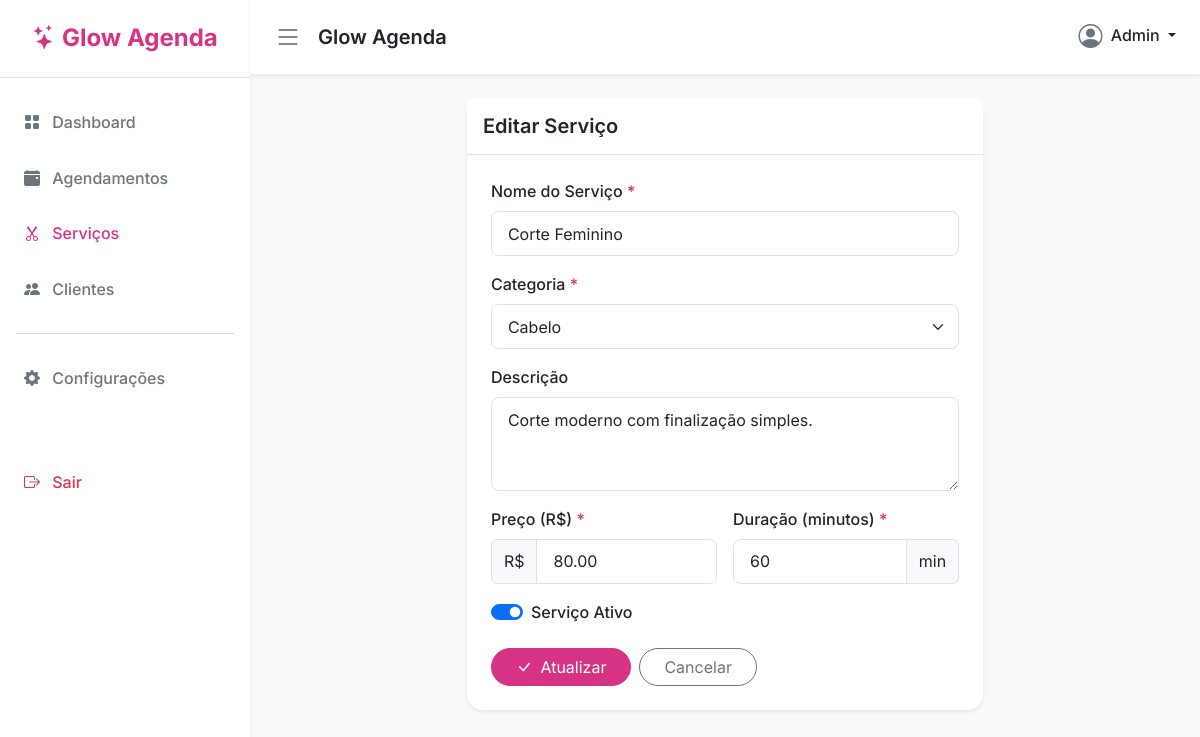
The page /servicos/editar/1 (signed in) on the database its author committed.
### tables this page shows
CREATE TABLE IF NOT EXISTS `servicos` (
    `servico_id`          INT UNSIGNED AUTO_INCREMENT PRIMARY KEY,
    `servico_nome`        VARCHAR(120) NOT NULL,
    `servico_descricao`   TEXT,
    `servico_preco`       DECIMAL(10,2) NOT NULL,
    `servico_duracao`     INT UNSIGNED NOT NULL COMMENT 'Duração em minutos',
    `categoria_id`        INT UNSIGNED NOT NULL,
    `servico_ativo`       TINYINT(1) NOT NULL DEFAULT 1,
    `criado_em`           DATETIME NOT NULL DEFAULT CURRENT_TIMESTAMP,
    FOREIGN KEY (`categoria_id`) REFERENCES `categorias`(`categoria_id`) ON DELETE RESTRICT
);

CREATE TABLE IF NOT EXISTS `categorias` (
    `categoria_id`    INT UNSIGNED AUTO_INCREMENT PRIMARY KEY,
    `categoria_nome`  VARCHAR(80) NOT NULL,
    `categoria_ativo` TINYINT(1) NOT NULL DEFAULT 1
);

### Controllers/ServicoController.php (called while the page is built, shortened)
<?php
require_once("Models/Database.php");
require_once("Config/Helpers.php");
class ServicoController
{
    private ServicoModel   $model;
    private CategoriaModel $categoriaModel;
    public function __construct()
    {
        $this->model          = new ServicoModel();
        $this->categoriaModel = new CategoriaModel();
    }
    public function editar(int $id): void
    {
        $servico = $this->model->buscarPorId($id);
        $msg = $_SESSION['msg'] ?? '';
        view('servicos/form', [
            'pagina'     => 'Editar Serviço',
            'servico'    => $servico,
            'categorias' => $this->categoriaModel->listar(),
            'msg'        => $msg,
        ]);
    }
}

### Models/Database.php (called while the page is built, shortened)
<?php
class Database{
 private PDO $connection;
  private function setConnection(){
    try{
      $this->connection = new PDO(
        'mysql:host='.self::HOST.';dbname='.self::NAME.';port='.self::PORT.';charset=utf8mb4',
        self::USER,
        self::PASS,
        [
          PDO::ATTR_ERRMODE            => PDO::ERRMODE_EXCEPTION,
          PDO::ATTR_DEFAULT_FETCH_MODE => PDO::FETCH_ASSOC,
          PDO::MYSQL_ATTR_INIT_COMMAND => "SET NAMES utf8mb4 COLLATE utf8mb4_unicode_ci",
        ]
      );
    }catch(PDOException $e){
      error_log('[DB] connection error: ' . $e->getMessage());
      throw $e;
    }
  }
  public function execute($query,$params = []){
    try{
      $statement = $this->connection->prepare($query);
      $statement->execute($params);
      return $statement;
    }catch(PDOException $e){
      throw $e;
    }
  }
}

### Models/ServicoModel.php (called while the page is built, shortened)
<?php
class ServicoModel extends Database
{
    public function buscarPorId(int $id): ?array
    {
        $stmt = $this->execute(
            "SELECT s.*, c.categoria_nome
             FROM servicos s
             INNER JOIN categorias c ON s.categoria_id = c.categoria_id
             WHERE s.servico_id = ? LIMIT 1",
            [$id]
        );
        $result = $stmt->fetch(\PDO::FETCH_ASSOC);
        return $result ?: null;
    }
}

### Autoloader.php (called while the page is built, shortened)
<?php
class Autoloader
{
    public static function register()
    {
        spl_autoload_register(function ($class) {
            $file = str_replace('\\', DIRECTORY_SEPARATOR, $class).'.php';
            if (file_exists($file)) {
                return true;
            }
            return false;
        });
    }
}

### Models/CategoriaModel.php (called while the page is built, shortened)
<?php
class CategoriaModel extends Database
{
    public function listar(): array
    {
        $stmt = $this->execute(
            "SELECT * FROM categorias WHERE categoria_ativo = 1 ORDER BY categoria_nome ASC"
        );
        return $stmt->fetchAll(\PDO::FETCH_ASSOC);
    }
}

### Views/servicos/form.php (the view, shortened to what this page needs)
<div class="row justify-content-center">
    <div class="col-12 col-lg-7">
        <div class="card shadow-sm border-0">
            <div class="card-header bg-white border-bottom py-3">
                <h5 class="mb-0 fw-semibold"><?php echo htmlspecialchars($pagina); ?></h5>
            </div>
            <div class="card-body p-4">
                <?php
                    $action = !empty($servico['servico_id'])
                        ? base_url('servicos/atualizar/' . $servico['servico_id'])
                        : base_url('servicos/salvar');
                ?>
                <form action="<?php echo $action; ?>" method="POST">
                    <div class="mb-3">
                        <label class="form-label fw-medium">Nome do Serviço <span class="text-danger">*</span></label>
                        <input type="text" name="servico_nome" class="form-control"
                               placeholder="Ex: Corte Feminino"
                               value="<?php echo htmlspecialchars($servico['servico_nome'] ?? ''); ?>" required>
                    </div>
                    <div class="mb-3">
                        <label class="form-label fw-medium">Categoria <span class="text-danger">*</span></label>
                        <select name="categoria_id" class="form-select" required>
                            <?php foreach ($categorias as $cat): ?>
                                <option value="<?php echo $cat['categoria_id']; ?>"
                                    <?php echo (($servico['categoria_id'] ?? '') == $cat['categoria_id']) ? 'selected' : ''; ?>>
                                    <?php echo htmlspecialchars($cat['categoria_nome']); ?>
                                </option>
                            <?php endforeach; ?>
                        </select>
                    </div>
                    <div class="mb-3">
                        <label class="form-label fw-medium">Descrição</label>
                        <textarea name="servico_descricao" class="form-control" rows="3"
                                  placeholder="Descreva brevemente o serviço..."><?php echo htmlspecialchars($servico['servico_descricao'] ?? ''); ?></textarea>
                    </div>
                    <div class="row g-3 mb-3">
                        <div class="col-md-6">
                            <label class="form-label fw-medium">Preço (R$) <span class="text-danger">*</span></label>
                            <div class="input-group">
                                <span class="input-group-text bg-light">R$</span>
                                <input type="number" name="servico_preco" class="form-control"
                                       step="0.01" min="0" placeholder="0,00"
                                       value="<?php echo $servico['servico_preco'] ?? ''; ?>" required>
                            </div>
                        </div>
                        <div class="col-md-6">
                            <label class="form-label fw-medium">Duração (minutos) <span class="text-danger">*</span></label>
                            <div class="input-group">
                                <input type="number" name="servico_duracao" class="form-control"
                                       min="1" placeholder="Ex: 60"
                                       value="<?php echo $servico['servico_duracao'] ?? ''; ?>" required>
                                <span class="input-group-text bg-light">min</span>
                            </div>
                        </div>
                    </div>
                    <?php if (!empty($servico['servico_id'])): ?>
                    <div class="mb-4">
                        <div class="form-check form-switch">
                            <input class="form-check-input" type="checkbox" name="servico_ativo"
                                   id="servico_ativo" value="1"
                                   <?php echo ($servico['servico_ativo'] ?? 1) ? 'checked' : ''; ?>>
                            <label class="form-check-label fw-medium" for="servico_ativo">
                                Serviço Ativo
                            </label>
                        </div>
                    </div>
                    <?php endif; ?>
                    <div class="d-flex gap-2">
                        <button type="submit" class="btn btn-primary rounded-pill px-4">
                            <i class="bi bi-check-lg me-1"></i>
                            <?php echo !empty($servico['servico_id']) ? 'Atualizar' : 'Cadastrar'; ?>
                        </button>
                        <a href="<?php echo base_url('servicos'); ?>" class="btn btn-outline-secondary rounded-pill px-4">
                            Cancelar
                        </a>
                    </div>
                </form>
            </div>
        </div>
    </div>
</div>

### public/assets/css/style.css (style rules this page uses)
body { font-family: 'Inter', sans-serif; background-color: #f8f9fa; color: #333; }
:root { --bs-primary: #d63384; --bs-primary-rgb: 214, 51, 132; --bs-secondary: #6c757d; }
.btn-primary { background-color: var(--bs-primary); border-color: var(--bs-primary); }
.card { border: none; transition: transform 0.2s ease-in-out, box-shadow 0.2s ease-in-out; border-radius: 1rem; }
.form-control, .form-select { border-radius: 0.5rem; padding: 0.6rem 1rem; }

### rows shown on the page
servicos: servico_nome "Corte Feminino", categoria_id "Cabelo", servico_descricao "Corte moderno com finalização simples.", servico_preco "80.00", servico_duracao "60", servico_ativo "☑"

### other values the page prints
$pagina "Editar Serviço"
